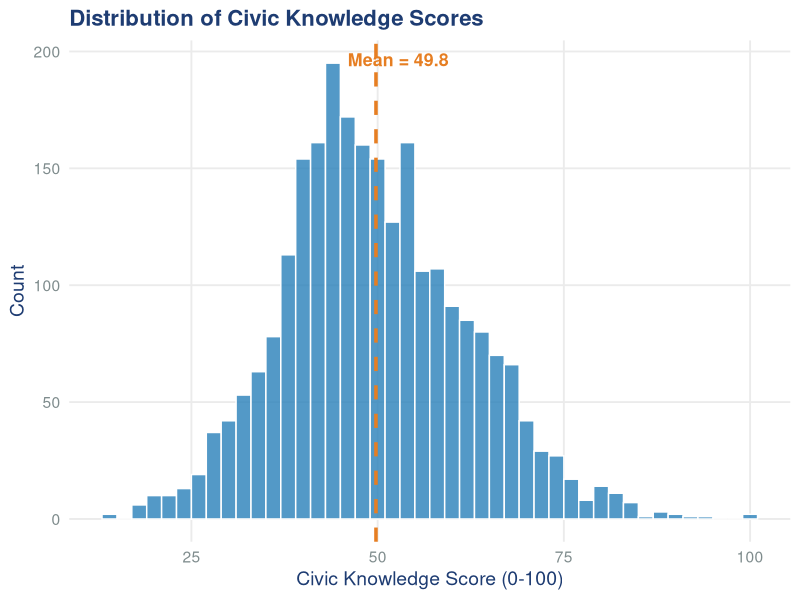
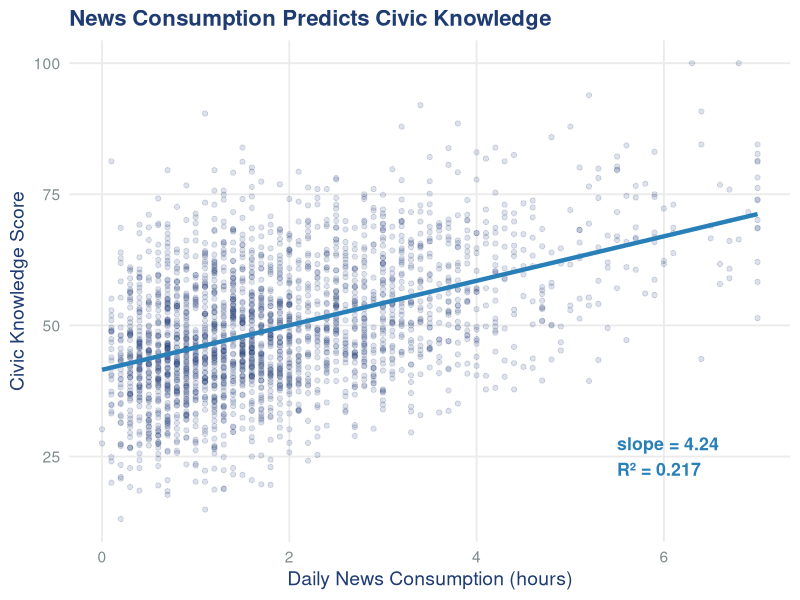
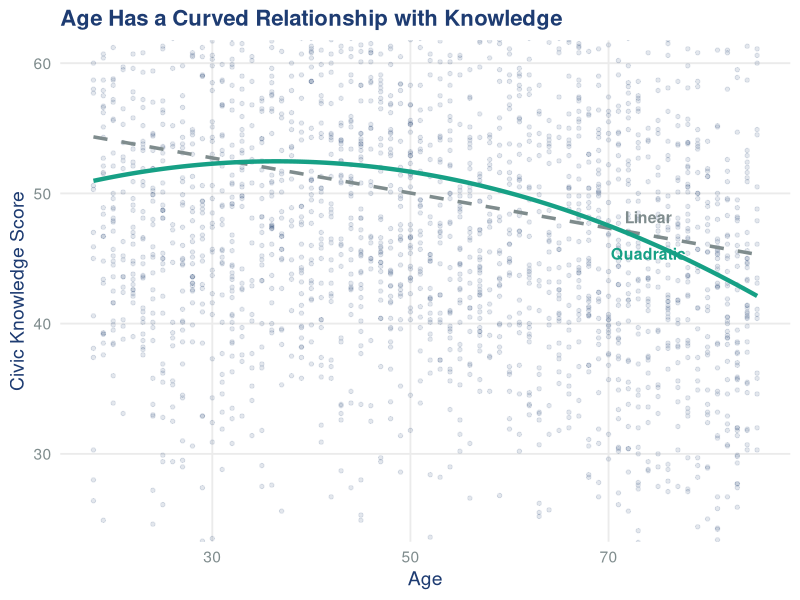
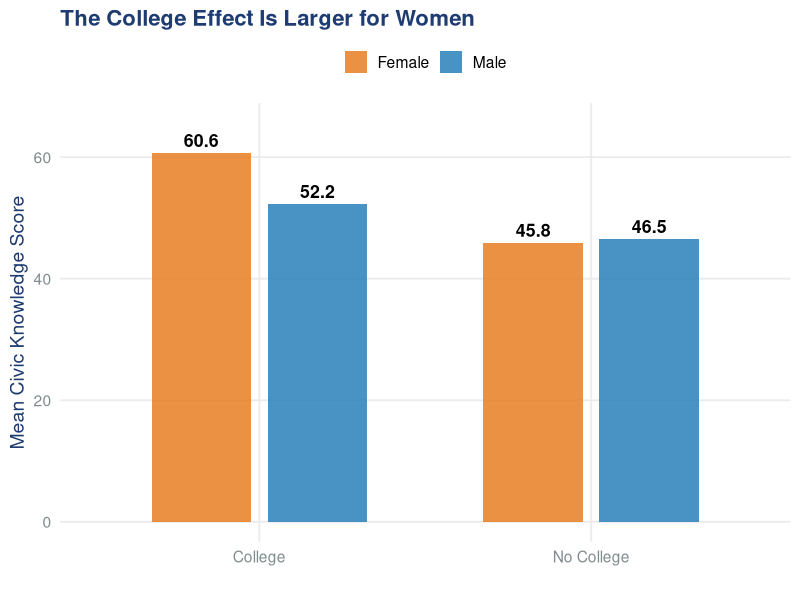
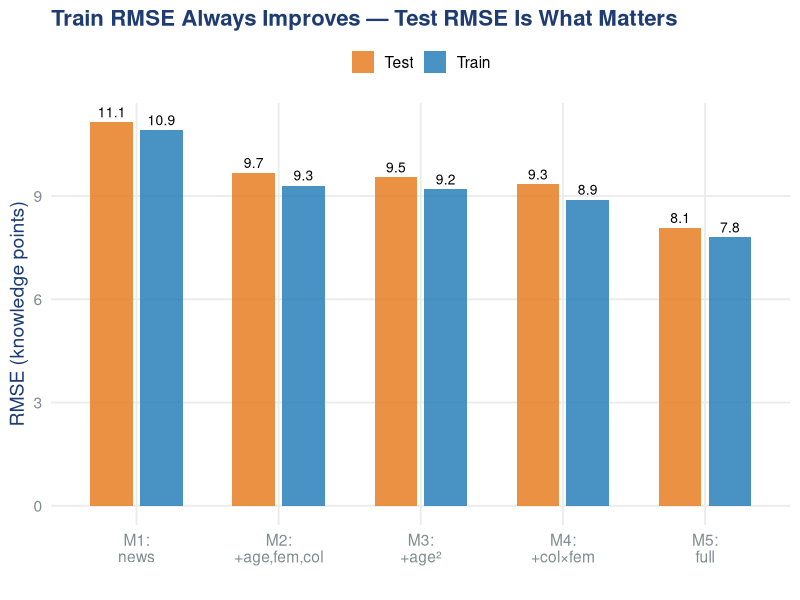

The R source for these figures, in order:
# week06_generate.R
# Generates civic_knowledge.csv and all figures for Week 6 Section
# Gov 51 - March 4, 2026
# Run this BEFORE building the .tex file -- all slide numbers come from here

library(tidyverse)

set.seed(51)
n <- 2500

# ============================================================================
# GENERATE DATA
# ============================================================================

age        <- round(runif(n, 18, 85))
female     <- rbinom(n, 1, 0.52)
college    <- rbinom(n, 1, 0.35)
news_hours <- round(pmin(rgamma(n, shape = 2, rate = 1), 7), 1)
income     <- round(pmin(pmax(rlnorm(n, meanlog = log(50) + 0.3 * college, sdlog = 0.5), 20), 150), 1)

# DGP: knowledge = 25 + 0.4*age - 0.005*age^2 + 4*news_hours + 3*college + 8*college*female + 0.15*income + noise
knowledge_raw <- 25 + 0.4 * age - 0.005 * age^2 + 4 * news_hours +
                 3 * college + 8 * college * female + 0.15 * income +
                 rnorm(n, 0, 8)

# Clamp to 0-100
knowledge <- round(pmin(pmax(knowledge_raw, 0), 100), 1)

d <- tibble(knowledge, age, news_hours, female, college, income)

write_csv(d, "civic_knowledge.csv")
cat("Dataset saved: civic_knowledge.csv\n")
cat(sprintf("n = %d, mean knowledge = %.2f, sd knowledge = %.2f\n",
            nrow(d), mean(d$knowledge), sd(d$knowledge)))

# ============================================================================
# MODEL 1: BIVARIATE (news_hours)
# ============================================================================

fit1 <- lm(knowledge ~ news_hours, data = d)
cat("\n===== MODEL 1: knowledge ~ news_hours =====\n")
print(summary(fit1))

# ============================================================================
# MODEL 2: MULTIVARIATE (news_hours + age + female + college)
# ============================================================================

fit2 <- lm(knowledge ~ news_hours + age + female + college, data = d)
cat("\n===== MODEL 2: knowledge ~ news_hours + age + female + college =====\n")
print(summary(fit2))

# ============================================================================
# MODEL 3: POLYNOMIAL (age + age^2)
# ============================================================================

fit3 <- lm(knowledge ~ age + I(age^2), data = d)
cat("\n===== MODEL 3: knowledge ~ age + I(age^2) =====\n")
print(summary(fit3))

# Peak age
b1_age <- coef(fit3)["age"]
b2_age <- coef(fit3)["I(age^2)"]
peak_age <- -b1_age / (2 * b2_age)
cat(sprintf("\nPeak age = %.1f\n", peak_age))

# Predicted at 25, 50, 75
for (a in c(25, 50, 75)) {
  yhat <- predict(fit3, newdata = data.frame(age = a))
  cat(sprintf("  Predicted at age %d: %.1f\n", a, yhat))
}

# ============================================================================
# MODEL 4: INTERACTION (college * female)
# ============================================================================

fit4 <- lm(knowledge ~ college * female, data = d)
cat("\n===== MODEL 4: knowledge ~ college * female =====\n")
print(summary(fit4))

# Four predicted means
cat("\nFour group means from interaction model:\n")
for (c_val in c(0, 1)) {
  for (f_val in c(0, 1)) {
    yhat <- predict(fit4, newdata = data.frame(college = c_val, female = f_val))
    label <- paste0(ifelse(f_val == 1, "Female", "Male"), ", ",
                    ifelse(c_val == 1, "College", "No College"))
    cat(sprintf("  %s: %.2f\n", label, yhat))
  }
}

# ============================================================================
# MODEL 5: FULL (news_hours + age + I(age^2) + college * female + income)
# ============================================================================

fit5 <- lm(knowledge ~ news_hours + age + I(age^2) + college * female + income, data = d)
cat("\n===== MODEL 5: FULL MODEL =====\n")
print(summary(fit5))

# ============================================================================
# R-SQUARED TABLE
# ============================================================================

cat("\n===== R-SQUARED COMPARISON =====\n")
r2 <- c(summary(fit1)$r.squared, summary(fit2)$r.squared,
        summary(fit3)$r.squared, summary(fit4)$r.squared,
        summary(fit5)$r.squared)
cat(sprintf("  Model 1 (news_hours):       R² = %.3f\n", r2[1]))
cat(sprintf("  Model 2 (+ age, female, college): R² = %.3f\n", r2[2]))
cat(sprintf("  Model 3 (age + age²):       R² = %.3f\n", r2[3]))
cat(sprintf("  Model 4 (college * female):  R² = %.3f\n", r2[4]))
cat(sprintf("  Model 5 (full):              R² = %.3f\n", r2[5]))

# ============================================================================
# TRAIN/TEST SPLIT
# ============================================================================

set.seed(51)
train_idx <- sample(1:nrow(d), size = 0.8 * nrow(d))
train <- d[train_idx, ]
test  <- d[-train_idx, ]

cat(sprintf("\nTrain: n = %d, Test: n = %d\n", nrow(train), nrow(test)))

# Fit all models on train, evaluate on test
models <- list(
  "1: news_hours"         = knowledge ~ news_hours,
  "2: + age, female, college" = knowledge ~ news_hours + age + female + college,
  "3: + age²"             = knowledge ~ news_hours + age + I(age^2) + female + college,
  "4: + college×female"   = knowledge ~ news_hours + age + I(age^2) + college * female,
  "5: + income (full)"    = knowledge ~ news_hours + age + I(age^2) + college * female + income
)

cat("\n===== TRAIN/TEST RMSE =====\n")
rmse_results <- tibble(model = character(), train_rmse = numeric(), test_rmse = numeric())

for (name in names(models)) {
  fit_train <- lm(models[[name]], data = train)

  yhat_train <- predict(fit_train, newdata = train)
  yhat_test  <- predict(fit_train, newdata = test)

  train_rmse <- sqrt(mean((train$knowledge - yhat_train)^2))
  test_rmse  <- sqrt(mean((test$knowledge  - yhat_test)^2))

  rmse_results <- bind_rows(rmse_results, tibble(model = name, train_rmse, test_rmse))
  cat(sprintf("  %s: Train = %.2f, Test = %.2f\n", name, train_rmse, test_rmse))
}

# ============================================================================
# FIGURES
# ============================================================================

# Scott's Gov 51 color palette
gov51_crimson <- "#A51C30"
gov51_blue    <- "#2980B9"
gov51_teal    <- "#16A085"
gov51_dark    <- "#1E3C72"
gov51_orange  <- "#E67E22"
gov51_gray    <- "#7F8C8D"

theme_gov51 <- theme_minimal(base_size = 14) +
  theme(
    plot.title = element_text(color = gov51_dark, face = "bold", size = 16),
    axis.title = element_text(color = gov51_dark),
    axis.text = element_text(color = gov51_gray),
    panel.grid.minor = element_blank()
  )

# Figure 1: Histogram of knowledge scores
pdf("figures/fig_knowledge_hist.pdf", width = 8, height = 4.5)
ggplot(d, aes(x = knowledge)) +
  geom_histogram(binwidth = 2, fill = gov51_blue, color = "white", alpha = 0.8) +
  labs(x = "Civic Knowledge Score (0-100)", y = "Count",
       title = "Distribution of Civic Knowledge Scores") +
  geom_vline(xintercept = mean(d$knowledge), color = gov51_orange, linewidth = 1.2, linetype = "dashed") +
  annotate("text", x = mean(d$knowledge) + 3, y = Inf, vjust = 2,
           label = sprintf("Mean = %.1f", mean(d$knowledge)),
           color = gov51_orange, fontface = "bold", size = 4.5) +
  theme_gov51
dev.off()

# Figure 2: Bivariate scatter (news_hours vs knowledge)
pdf("figures/fig_bivariate_scatter.pdf", width = 8, height = 5)
ggplot(d, aes(x = news_hours, y = knowledge)) +
  geom_point(alpha = 0.15, color = gov51_dark, size = 1.5) +
  geom_smooth(method = "lm", se = FALSE, color = gov51_blue, linewidth = 1.5) +
  labs(x = "Daily News Consumption (hours)", y = "Civic Knowledge Score",
       title = "News Consumption Predicts Civic Knowledge") +
  annotate("text", x = 5.5, y = 25,
           label = sprintf("slope = %.2f\nR² = %.3f", coef(fit1)[2], summary(fit1)$r.squared),
           color = gov51_blue, fontface = "bold", size = 4.5, hjust = 0) +
  theme_gov51
dev.off()

# Figure 3: Age polynomial (linear vs quadratic)
age_grid <- data.frame(age = seq(18, 85, by = 0.5))
fit_linear <- lm(knowledge ~ age, data = d)
age_grid$linear <- predict(fit_linear, newdata = age_grid)
age_grid$quadratic <- predict(fit3, newdata = age_grid)

pdf("figures/fig_age_polynomial.pdf", width = 8, height = 5)
ggplot(d, aes(x = age, y = knowledge)) +
  geom_point(alpha = 0.12, color = gov51_dark, size = 1.2) +
  geom_line(data = age_grid, aes(x = age, y = linear),
            color = gov51_gray, linewidth = 1.2, linetype = "dashed") +
  geom_line(data = age_grid, aes(x = age, y = quadratic),
            color = gov51_teal, linewidth = 1.5) +
  labs(x = "Age", y = "Civic Knowledge Score",
       title = "Age Has a Curved Relationship with Knowledge") +
  annotate("text", x = 74, y = age_grid$linear[age_grid$age == 74],
           label = "Linear", color = gov51_gray, fontface = "bold", size = 4, vjust = -1) +
  annotate("text", x = 74, y = age_grid$quadratic[age_grid$age == 74],
           label = "Quadratic", color = gov51_teal, fontface = "bold", size = 4, vjust = 1.5) +
  coord_cartesian(ylim = c(25, 60)) +
  theme_gov51
dev.off()

# Figure 4: Interaction plot (college x female - 4 group means)
group_means <- d %>%
  mutate(
    Gender = ifelse(female == 1, "Female", "Male"),
    Education = ifelse(college == 1, "College", "No College")
  ) %>%
  group_by(Gender, Education) %>%
  summarize(mean_knowledge = mean(knowledge), .groups = "drop")

pdf("figures/fig_interaction_plot.pdf", width = 8, height = 5)
ggplot(group_means, aes(x = Education, y = mean_knowledge, fill = Gender)) +
  geom_col(position = position_dodge(width = 0.7), width = 0.6, alpha = 0.85) +
  geom_text(aes(label = sprintf("%.1f", mean_knowledge)),
            position = position_dodge(width = 0.7), vjust = -0.5,
            fontface = "bold", size = 4.5) +
  scale_fill_manual(values = c("Male" = gov51_blue, "Female" = gov51_orange)) +
  labs(x = "", y = "Mean Civic Knowledge Score",
       title = "The College Effect Is Larger for Women") +
  coord_cartesian(ylim = c(0, max(group_means$mean_knowledge) + 5)) +
  theme_gov51 +
  theme(legend.position = "top", legend.title = element_blank())
dev.off()

# Figure 5: Train/Test RMSE comparison
rmse_long <- rmse_results %>%
  mutate(model_short = c("M1:\nnews", "M2:\n+age,fem,col", "M3:\n+age²",
                          "M4:\n+col×fem", "M5:\nfull")) %>%
  pivot_longer(cols = c(train_rmse, test_rmse),
               names_to = "set", values_to = "rmse") %>%
  mutate(set = ifelse(set == "train_rmse", "Train", "Test"))

pdf("figures/fig_traintest_rmse.pdf", width = 9, height = 5)
ggplot(rmse_long, aes(x = model_short, y = rmse, fill = set)) +
  geom_col(position = position_dodge(width = 0.7), width = 0.6, alpha = 0.85) +
  geom_text(aes(label = sprintf("%.1f", rmse)),
            position = position_dodge(width = 0.7), vjust = -0.5, size = 3.5) +
  scale_fill_manual(values = c("Train" = gov51_blue, "Test" = gov51_orange)) +
  labs(x = "", y = "RMSE (knowledge points)",
       title = "Train RMSE Always Improves — Test RMSE Is What Matters") +
  theme_gov51 +
  theme(legend.position = "top", legend.title = element_blank())
dev.off()

cat("\n===== ALL FIGURES SAVED =====\n")
cat("Done!\n")
